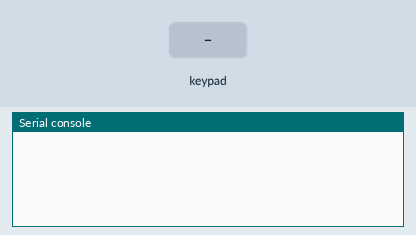
Recording of a program running on a simulated Raspberry Pi Pico running MicroPython. Parts: the last lines printed to the serial console. The test bench sets the inputs (shaded band).

Above: at 1.2 s.
1.3 s: key '1' pressed
At 1.8 s:
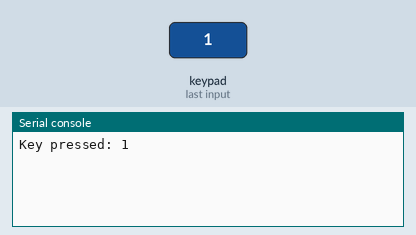
2.8 s: keypad keys 1 2 # pressed 0.4 s apart
At 4.8 s:
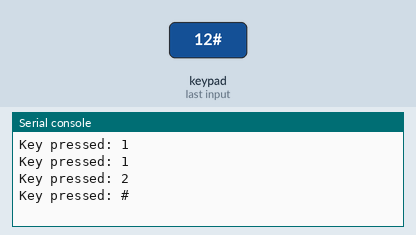
5.5 s: key '*' pressed
At 6.2 s:
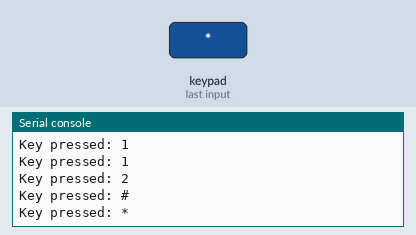
7.0 s: keypad keys 2 5 pressed 0.4 s apart
At 8.9 s:
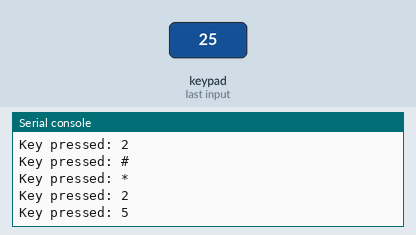
Timing chart, 0 to 10.3 s (numbered marks = the images above; inputs shaded):
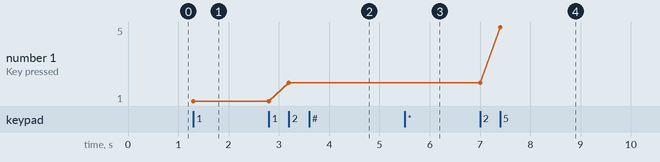

Measured:
- after the input at 1.3 s, the serial console: prints a new line at once (image 1)
- after the input at 2.8 s, the serial console: prints a new line after 0.40 s (image 2)
- after the input at 5.5 s, the serial console: prints a new line at once (image 3)
- after the input at 7.0 s, the serial console: prints a new line at once (image 4)
- plotted number 1: 1 → 2 after the input at 2.8 s, 2 → 5 after the input at 7.0 s

The program:

Keypad_Input_Test_Main.py
```python
from DIYables_Pico_Keypad import Keypad
import time

NUM_ROWS = 4
NUM_COLS = 3

# Constants for GPIO pins
ROW_PINS = [3, 4, 5, 6]  # GPIO numbers for row pins
COLUMN_PINS = [0, 1, 2]  # GPIO numbers for column pins

# Keymap corresponds to the layout of the keypad 3x4
KEYMAP = ['1', '2', '3',
          '4', '5', '6',
          '7', '8', '9',
          '*', '0', '#']

# Initialize the keypad
keypad = Keypad(KEYMAP, ROW_PINS, COLUMN_PINS, NUM_ROWS, NUM_COLS)
keypad.set_debounce_time(400) # 400ms, addjust it if it detects twice for single press

# Main loop to check for key presses
while True:
    key = keypad.get_key()
    if key:
        print("Key pressed:", key)
```

DIYables_Pico_Keypad.py
```python
"""
This MicroPython library is designed for Raspberry Pi Pico to make it easy to use with keypad 3x4, keypad 4x4

It is created by DIYables to work with DIYables products, but also work with products from other brands. Please consider purchasing products from [DIYables Store on Amazon](https://amazon.com/diyables) from to support our work.

Product Link:
- [Keypad 3x4](https://diyables.io/products/keypad-3x4)
- [Keypad 4x4](https://diyables.io/products/keypad-4x4)


Copyright (c) 2024, DIYables.io. All rights reserved.

Redistribution and use in source and binary forms, with or without
modification, are permitted provided that the following conditions
are met:

- Redistributions of source code must retain the above copyright
  notice, this list of conditions and the following disclaimer.

- Redistributions in binary form must reproduce the above copyright
  notice, this list of conditions and the following disclaimer in the
  documentation and/or other materials provided with the distribution.

- Neither the name of the DIYables.io nor the names of its
  contributors may be used to endorse or promote products derived from
  this software without specific prior written permission.

THIS SOFTWARE IS PROVIDED BY DIYABLES.IO "AS IS" AND ANY EXPRESS OR
IMPLIED WARRANTIES, INCLUDING, BUT NOT LIMITED TO, THE IMPLIED
WARRANTIES OF MERCHANTABILITY AND FITNESS FOR A PARTICULAR PURPOSE ARE
DISCLAIMED. IN NO EVENT SHALL DIYABLES.IO BE LIABLE FOR ANY DIRECT,
INDIRECT, INCIDENTAL, SPECIAL, EXEMPLARY, OR CONSEQUENTIAL DAMAGES
(INCLUDING, BUT NOT LIMITED TO, PROCUREMENT OF SUBSTITUTE GOODS OR
SERVICES; LOSS OF USE, DATA, OR PROFITS; OR BUSINESS INTERRUPTION)
HOWEVER CAUSED AND ON ANY THEORY OF LIABILITY, WHETHER IN CONTRACT,
STRICT LIABILITY, OR TORT (INCLUDING NEGLIGENCE OR OTHERWISE) ARISING
IN ANY WAY OUT OF THE USE OF THIS SOFTWARE, EVEN IF ADVISED OF THE
POSSIBILITY OF SUCH DAMAGE.
"""

from machine import Pin, Timer
import time

class Keypad:
    def __init__(self, keymap, row_pins, column_pins, num_rows, num_cols):
        self._keymap = keymap
        self._row_pins = [Pin(pin, Pin.IN, Pin.PULL_UP) for pin in row_pins]
        self._column_pins = [Pin(pin, Pin.OUT) for pin in column_pins]
        self._num_rows = num_rows
        self._num_cols = num_cols
        self._prev_key = None
        self._debounce_time = 400  # default value is 300ms
        self._prev_time = 0

        # Set column pins to high
        for col_pin in self._column_pins:
            col_pin.value(1)

    def get_key(self):
        for col_index, col_pin in enumerate(self._column_pins):
            col_pin.value(0)  # Set current column to low
            for row_index, row_pin in enumerate(self._row_pins):
                if not row_pin.value():  # Active low
                    key = self._keymap[row_index * self._num_cols + col_index]
                    current_time = time.ticks_ms()
                    if self._prev_key != key or (self._prev_key == key and time.ticks_diff(current_time, self._prev_time) > self._debounce_time):
                        self._prev_key = key
                        self._prev_time = current_time
                        col_pin.value(1)  # Reset column pin
                        return key
            col_pin.value(1)  # Reset column pin
        return None

    def set_debounce_time(self, time_ms):
        self._debounce_time = time_ms
```
